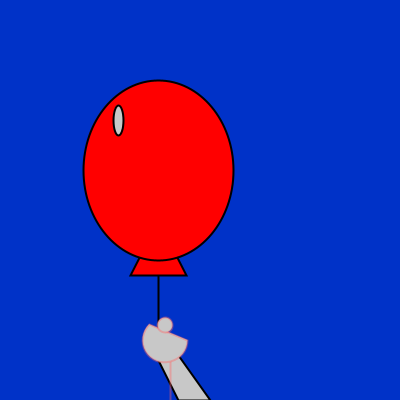
Frame 1 (no input)
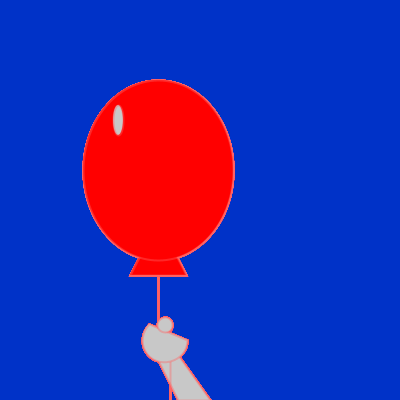
Frame 60 (the mouse pressed at the canvas centre just before this capture)
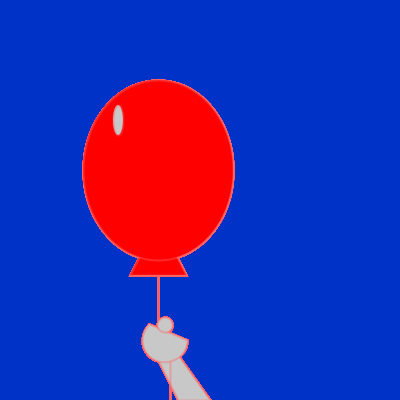
Frame 120 (the mouse held since frame 60 and released just before this capture)

The Processing sketch that drew these frames (run headless with seeded random() and noise(); from frame 60 on, the mouse is pressed at the canvas centre):

// Processing sketch: f18magd150lab02_Peper
// ── f18magd150lab02_Peper.pde
void setup(){
  size(400, 400);
  background(0, 50, 200);
  noFill();


}

void draw(){

  //Bal1oon_string
  
 strokeWeight(2.0);
 line(158, 100, 158, 360);
  
  //Balloon
 fill(255, 0, 0, 255); 
 triangle(130, 275, 158, 220, 186, 275);
  
 ellipse(158, 170, 150, 180);
 
 fill(200, 200, 200, 255);
 ellipse(118, 120, 10, 30);
  
  //Arm
 
  
  fill(200, 200, 200, 255);
  quad(158, 360, 178, 355, 210, 400, 178, 400);
   
  //Balloon_string_hand
 
 stroke(360, 100, 100, 100); 
 line(170, 358, 170, 400); 
  
  //Hand
  
 arc(165, 340, 45, 45, 0, PI+QUARTER_PI, CHORD);
  
 ellipse(165, 325, 15, 15);
  
  
  
}
